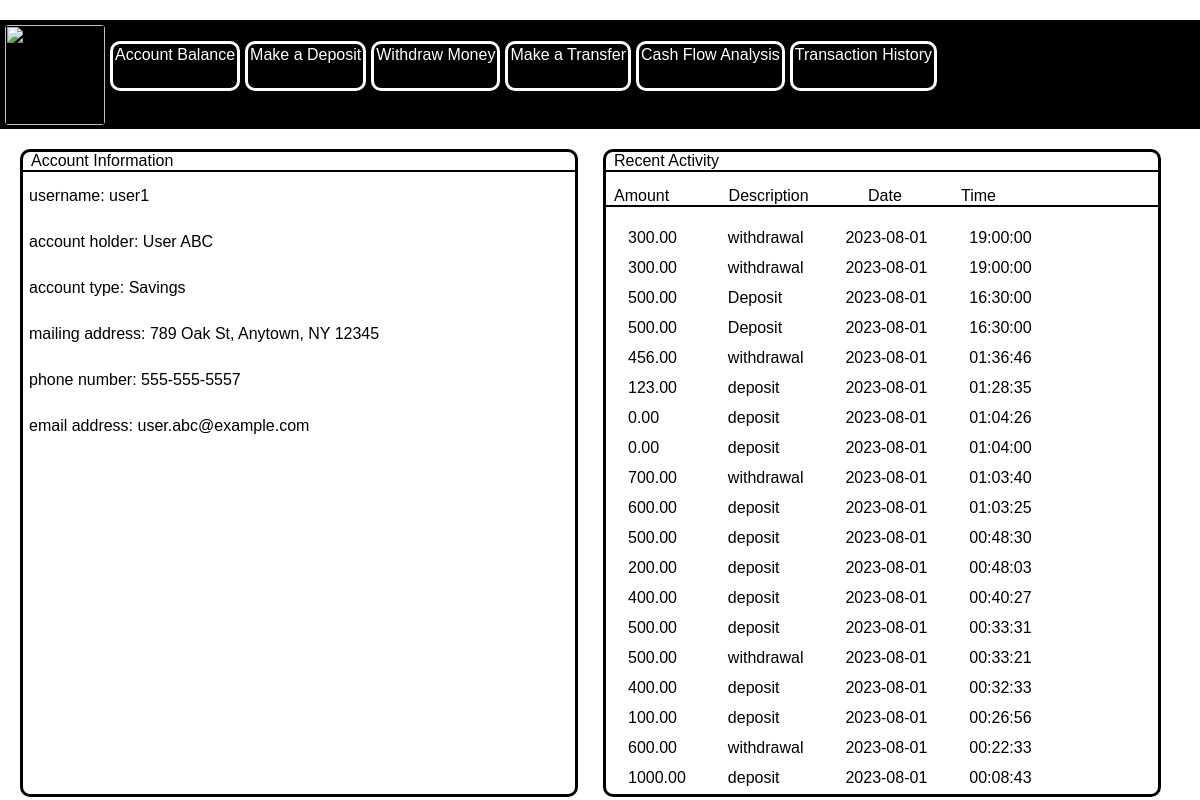
Screenshot of /bankAppfunc.php (signed in) with the database file from the repository.
### tables this page shows
CREATE TABLE `account_information` (
  `username` varchar(50) NOT NULL,
  `balance` varchar(50) NOT NULL,
  `account_holder` varchar(100) NOT NULL,
  `account_type` varchar(50) NOT NULL,
  `mailing_address` varchar(200) NOT NULL,
  `phone_number` varchar(20) NOT NULL,
  `email_address` varchar(100) NOT NULL,
  `routing_number` varchar(50) NOT NULL,
  `account_number` varchar(50) NOT NULL
);

CREATE TABLE `transactions` (
  `username` varchar(50) NOT NULL,
  `amount` decimal(10,2) NOT NULL,
  `description` text DEFAULT NULL,
  `date` date NOT NULL,
  `transaction_time` time NOT NULL
);

### bankAppfunc.php (the view, shortened to what this page needs)
<!DOCTYPE html>
<html>
<head>
  <link rel="stylesheet" type="text/css" href="bankApp.css">
</head>
<body>
<?php
$servername = "localhost";
$username = "root";
$password = "";
$dbname = "gsu_bank";
$conn = new mysqli($servername, $username, $password, $dbname);
?>
  <div class="main">
  <div class="bankingApp ">
    <div class="bank_img"> <img src="bank.jpg"> </img> </div>
    <div class="balance common">
      <a href="balance.php">Account Balance</a>
    </div>
    <div class="deposit common">
    <a href="deposit2.php">Make a Deposit</a>
    </div>
    <div class="withdraw common">
      <a href="withdrawal.php"> Withdraw Money</a>
    </div>
    <div class="transfer common">
    <a href="transfer2.php"> Make a Transfer</a>
    </div>
    <div class="payment common">
    <a href="spending-analyzer.php"> Cash Flow Analysis</a>
    </div>
    <div class="history common">
    <a href="transaction-history2.php"> Transaction History</a>
    </div>
  </div>
  <div class="lower_body">
  <div class="acctProfile">
       <div class="profile_header">
        Account Information
       </div>
       <?php
        $sql = "SELECT * FROM account_information WHERE username='".$_SESSION['username']."'";
        $result = $conn->query($sql);
        if ($result->num_rows > 0) {
            while($row = $result->fetch_assoc()) {
                echo "<label>username: " . $row['username'] . "</label><br>";
                echo "<label>account holder: " . $row['account_holder'] . "</label><br>";
                echo "<label>account type: " . $row['account_type'] . "</label><br>";
                echo "<label>mailing address: " . $row['mailing_address'] . "</label><br>";
                echo "<label>phone number: " . $row['phone_number'] . "</label><br>";
                echo "<label>email address: " . $row['email_address'] . "</label><br>";
            }
        } else {
            echo "No account information found";
        }
    ?>
  </div>
  <div class="recent">
    <div class="activity_header">
     Recent Activity
     </div>
     <div class="activity_header spacing">
     Amount Description Date Time
     </div>
     <div class="desc_content spacing_content">
     <?php
          $sql = "SELECT * FROM transactions WHERE username='" . $_SESSION['username'] . "' AND date = CURDATE() ORDER BY transaction_time DESC";
$result = $conn->query($sql);
if ($result->num_rows > 0) {
  echo "<table style='border: none'>";
  while($row = $result->fetch_assoc()) {
      echo "<tr>";
      echo "<td style='border: none;padding: 5px 20px;'>" . $row['amount'] . "</td>";
      echo "<td style='border: none;padding: 5px 20px;'>" . $row['description'] . "</td>";
      echo "<td style='border: none;padding: 5px 20px;'>" . $row['date'] . "</td>";
      echo "<td style='border: none;padding: 5px 20px;'>" . $row['transaction_time'] . "</td>";
      echo "</tr>";
  }
  echo "</table>";
 } else {
    echo "No transactions found for today.";
}
        ?>
    </div>
  </div>
  </div>
  </div>
</body>
</html>

### bankApp.css (style rules this page uses)
body { font-family: Arial, sans-serif; margin: 0; }
.main { display: flex; flex-direction: column; }
.bankingApp { display: flex; margin-top: 20px; background-color: black; width: 100%; }
.bankingApp a { text-decoration: none; color: black; }
.bank_img img { width: 100px; height: 100px; margin-left: 5px; margin-right: 5px; margin-top: 5px; object-fit: cover; border-radius: 4px; }
.common { color: white; border-style: solid; padding-right: 5px; margin-right: 5px; border-radius: 10px; padding: 2px; height: 40px; margin-top: 21px; cursor: pointer; }
.common a { color: white; margin: 0; padding-top: 8px; }
.lower_body { display: flex; margin-top: 20px; }
.profile_header { margin-bottom: 15px; border-bottom: 2px solid black; padding: 0; padding-left: 8px; }
.acctProfile { border-style: solid; margin-left: 20px; margin-right: 25px; width:46%; border-radius: 10px; }
.acctProfile label { display:block; padding-bottom: 2px; padding-left: 6px; margin-bottom: 8px; }
.recent { flex-direction: column; border-style: solid; width:46%; border-radius: 10px; }
.activity_header { display: block; margin-bottom: 15px; border-bottom: 2px solid black; padding: 0; padding-left: 8px; }
.spacing { word-spacing: 55px; }

### rows the page displays
account_information: username "user1", account_holder "User ABC", account_type "Savings", mailing_address "789 Oak St, Anytown, NY 12345", phone_number "555-555-5557", email_address "user.abc@example.com"
transactions: amount "300.00", description "withdrawal", date "2023-08-01", transaction_time "19:00:00"
transactions: amount "300.00", description "withdrawal", date "2023-08-01", transaction_time "19:00:00"
transactions: amount "500.00", description "Deposit", date "2023-08-01", transaction_time "16:30:00"
transactions: amount "500.00", description "Deposit", date "2023-08-01", transaction_time "16:30:00"
transactions: amount "456.00", description "withdrawal", date "2023-08-01", transaction_time "01:36:46"
transactions: amount "123.00", description "deposit", date "2023-08-01", transaction_time "01:28:35"
transactions: amount "0.00", description "deposit", date "2023-08-01", transaction_time "01:04:26"
transactions: amount "0.00", description "deposit", date "2023-08-01", transaction_time "01:04:00"
transactions: amount "700.00", description "withdrawal", date "2023-08-01", transaction_time "01:03:40"
transactions: amount "600.00", description "deposit", date "2023-08-01", transaction_time "01:03:25"
transactions: amount "500.00", description "deposit", date "2023-08-01", transaction_time "00:48:30"
transactions: amount "200.00", description "deposit", date "2023-08-01", transaction_time "00:48:03"
transactions: amount "400.00", description "deposit", date "2023-08-01", transaction_time "00:40:27"
transactions: amount "500.00", description "deposit", date "2023-08-01", transaction_time "00:33:31"
transactions: amount "500.00", description "withdrawal", date "2023-08-01", transaction_time "00:33:21"
transactions: amount "400.00", description "deposit", date "2023-08-01", transaction_time "00:32:33"
transactions: amount "100.00", description "deposit", date "2023-08-01", transaction_time "00:26:56"
transactions: amount "600.00", description "withdrawal", date "2023-08-01", transaction_time "00:22:33"
transactions: amount "1000.00", description "deposit", date "2023-08-01", transaction_time "00:08:43"
